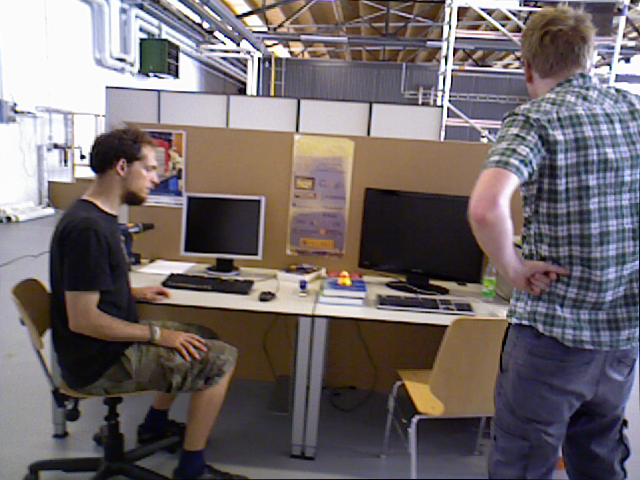
#> input picture data/1341846313.822075.png, 640 x 480 px
$ python example.py
#> lines starting #> are read from the running program, lines starting #| are printed output that depends on the picture
import cv2
import numpy as np
from pypopsift import popsift
import time

print("Loading image...")

files = [
    "./data/1341846313.822075.png",
    "./data/1341846313.853928.png",
]

config = {
    'sift_peak_threshold': 0.1,
    'sift_edge_threshold': 10.0,
    'feature_min_frames': 24000,
    'feature_use_adaptive_suppression': False,
    'feature_process_size': 2048
}

def resized_image(image, config):
    """Resize image to feature_process_size."""
    max_size = config['feature_process_size']
    h, w, _ = image.shape
    size = max(w, h)
    if 0 < max_size < size:
        dsize = w * max_size // size, h * max_size // size
        return cv2.resize(image, dsize=dsize, interpolation=cv2.INTER_AREA)
    else:
        return image

for filename in files:
    flags = cv2.IMREAD_COLOR
    image = cv2.imread(filename, flags)
#> image is the input picture: shape (480, 640, 3); mean B, G, R 106.4, 104.9, 113.5

    if image is None:
        raise IOError("Unable to load image {}".format(filename))

    if len(image.shape) == 3:
        image[:, :, :3] = image[:, :, [2, 1, 0]]

    assert len(image.shape) == 3
    image = resized_image(image, config)
    image = cv2.cvtColor(image, cv2.COLOR_RGB2GRAY)
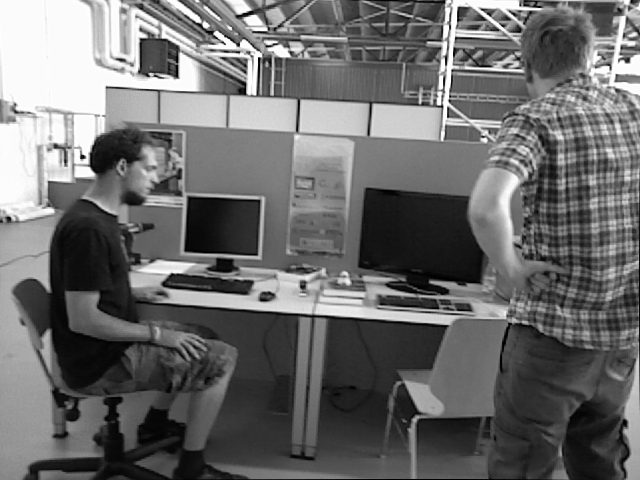
#> image: shape (480, 640); min 0, max 255, mean 107.7

    print("Computing features...")
    start = time.time()
#> (the run stopped early here; a loop or call above may not have finished)
